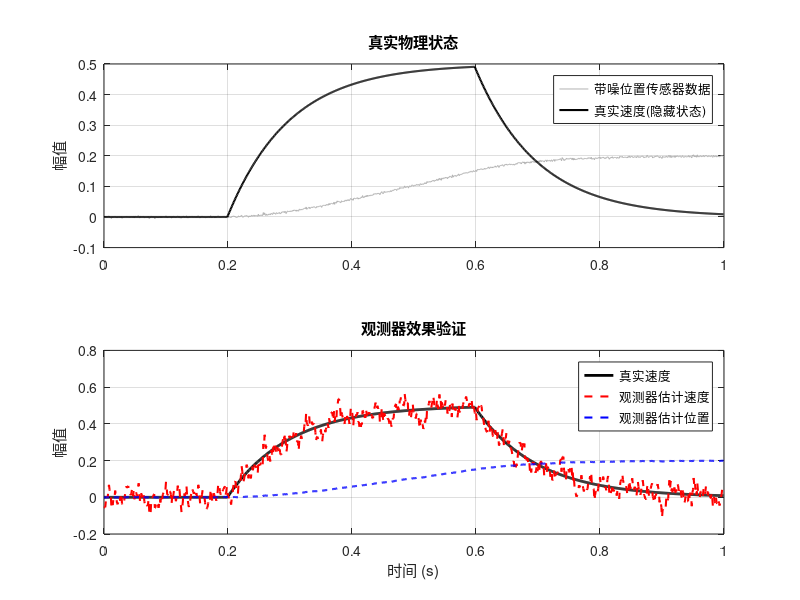
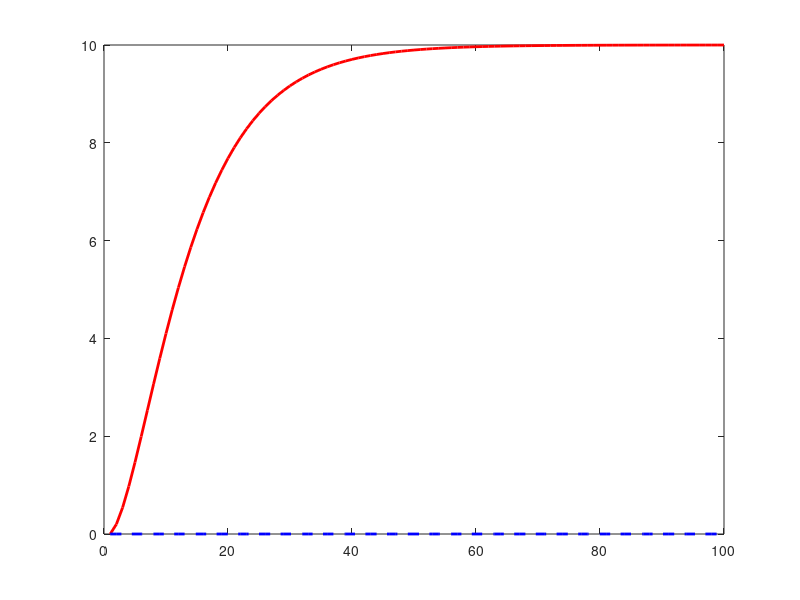

The MATLAB script that drew these images, in order: (Note: this script raises an error after producing the figures.)
%% *一、从微分方程到状态观测器*
% _*1.什么是状态空间？*_
% 在《信号与系统》中，我们习惯用传递函数$H(s)$ 来描述系统。
% 
% $$$ \frac{Y(s)}{U(s)} = \frac{1}{s^2 + 2s + 1} $$$ 
% 
% 这是一个黑盒模型：如果你给它输入 $U$，它吐出输出 $Y$。但盒子内部发生了什么？我们不知道。
% 
% 状态空间 (State Space)是白盒模型。 它认为：系统之所以能动，是因为内部有一些“变量”在随时间变化。这些变量叫状态 (State)。
% 
% *以牛顿第二定律举例：* 
% 
% 假设你推一个质量 $m=1$ 的滑块。力是输入 $u$，位置是输出 $y$。 根据牛顿第二定律公式：$$F = ma \Rightarrow u = 
% \ddot{y}$$。我们可以选两个内部变量（状态）： 
%% 
% * 位置：$x_1 = y$ 
% * 速度：$x_2 = \dot{y}$
%% 
% 现在，我们把二阶微分方程$$u = \ddot{y}$$拆成两个一阶微分方程：
%% 
% * 状态1的变化率（位置的导数）： $\dot{x}_1 = x_2$ （速度）
% * 状态2的变化率（速度的导数）： $\dot{x}_2 = u/m = u$ （加速度）
%% 
% 把它写成矩阵形式：
% 
% $$ \left[ \begin{array}{c} \dot{x}_1 \\ \dot{x}_2 \end{array} \right] = \left[ 
% \begin{array}{cc} 0 & 1 \\ 0 & 0 \end{array} \right] \left[ \begin{array}{c} 
% x_1 \\ x_2 \end{array} \right] + \left[ \begin{array}{c} 0 \\ 1 \end{array} 
% \right] u $$
% 
% $$ y = \left[ \begin{array}{cc} 1 & 0 \end{array} \right] \left[ \begin{array}{c} 
% x_1 \\ x_2 \end{array} \right] $$
% 
% 这就是状态空间的标准形式：
%  $$$ \dot{x} = Ax + Bu $$$
%  $$$ y = Cx + Du $$$
%% 
% * *A (系统矩阵)*：描述系统内部状态如何互相影响（比如速度改变位置）。
% * *B (输入矩阵)*：描述输入$$u$ $如何改变状态（力改变速度）。
% * *C (输出矩阵)*：描述我们能用传感器看到什么（只能看到位置 $x_1$）。
% * *D (前馈矩阵)*：描述输入$$u$ $是否能*瞬间*直接改变输出$ $y$$。
%% 
% 在机器人位置/速度控制中，由于存在物理惯性，输入电压无法让位置/速度瞬间突变，因此通常$ $D = 0$$，此类系统称为严格真系统(Strictly 
% Proper System)。
% 
% 只有在测量加速度或纯电路系统中（输入量对于输出量没有积分环节 是纯增益系统/直接耦合系统），$$D$ $才可能不为 0。
% _2.为什么需要观测器？(Observer)_
% 在机器人控制中，我们经常遇到一个尴尬的局面：
%% 
% * 我们需要什么：为了控制得稳，我们需要全状态反馈，也就是既要知道位置 $x_1$，也要知道速度 $x_2$。
% * 我们有什么：为了省钱或空间，我们只有位置传感器（编码器），也就是我们只知道 $y=x_1$。
%% 
% *对位置直接求导来得到速度有什么问题呢？*
% 
% $v = (y_{new} - y_{old}) / \Delta t$。 
% 
% 在工程中，微分会极大地放大噪声。如果位置传感器信息产生抖动，算出来的速度会极其吓人。
% 
% 为了解决上述问题，我们引入观测器 (Observer)：一个基于数学的系统模型。还是以电机速度为例，我们的观测器进行以下两个步骤：
%% 
% * 预测：观测器根据刚才的 $A, B$ 矩阵，预测电机位置
% * 校正：将计算得到的预测位置和真实传感器位置进行。 如果不一样，那么根据这个误差，按比例修正观测器的猜测。
%% *二、观测器的数学原理*
% _*1.观测器方程*_
% 设 $\hat{x}$ (”你头顶怎么尖尖的“) 为我们估计的状态，观测器方程如下：
%  $$$ \dot{\hat{x}} = \underbrace{A\hat{x} + Bu}_{\text{纯模型推算}} + \underbrace{L(y - C\hat{x})}_{\text{误差校正项}} $$$
%% 
% * $y$：真实测到的位置
% * $C\hat{x}$：我们要估计的位置
% * $(y - C\hat{x})$：估计误差
% * $$L$$：观测器增益矩阵
%% 
% $L$ 越大：越相信传感器，校正越快，但噪声越大。 
% 
% $L$ 越小：越相信模型，越平滑，但如果模型不准，误差会很大。
% 
% _可以看出，这类观测器采用了模型预测 + 输出误差反馈的标准形式。其中L根据人为指定的观测器收敛速度计算得到，具有这种设计思路的观测器我们称之为*龙伯格观测器(Luenberger 
% Observer)。*他还有一个孪生兄弟，根据噪声统计得到最优估计，那种观测器叫做卡尔曼滤波器(Kalman Filter)，_
% _*2.利用位置传感器观测速度*_
% 让我们设计一个观测器，在只有“位置数据”的情况下，把“速度”找回来。
% 
% 使用_*极点配置法 (Pole Placemen_t)* 来计算增益$ $L$$

clear; clc; close all;

% 1. 建立模型 (简单的旋转电机)
% x1 = 角度 (rad), x2 = 角速度 (rad/s)
% 物理参数
J = 0.01;   % 转动惯量
b = 0.1;    % 阻尼 (摩擦力)
K = 0.01;   % 力矩常数

% 矩阵定义
A = [0, 1; 
     0, -b/J]; % 系统矩阵：角度导数是速度，速度导数受阻尼影响
B = [0; 
     K/J];     % 输入矩阵：u 是电压，产生力矩
C = [1, 0];    % 输出矩阵：我们只能观测到 x1 (角度)
D = 0;

% 2. 离散化 (Discretize)
% 单片机是数字系统，我们把连续的微分方程变成差分方程
Fs = 1000;          % 采样频率 1000Hz
Ts = 1/Fs;          % 采样时间 0.001s
sys_c = ss(A, B, C, D);
sys_d = c2d(sys_c, Ts, 'zoh'); % 转换为离散系统
[Ad, Bd, Cd, Dd] = ssdata(sys_d);

% 3. 设计观测器增益 L (Pole Placement)
% 我们需要决定观测器收敛得有多快。
% 规则：观测器的极点应该比系统本身的极点快 2~5 倍。

system_poles = eig(Ad); % 看看系统原本有多快
disp('系统固有极点:'); disp(system_poles);

% 我们把观测器极点配置得更靠近原点 (在z域，越近原点收敛越快)
desired_poles = [0.9, 0.85]; 

% 计算增益 L
% place 函数是自动控制原理中计算反馈增益的神器 极点配置法
% 公式对应：eig(Ad - L*Cd) = desired_poles
L = place(Ad', Cd', desired_poles)'; 

disp('计算出的观测器增益 L:'); disp(L);
% 我们模拟 1 秒钟的过程
steps = 1000;
t = (0:steps-1) * Ts;

% 初始化
x_true = [0; 0];     % 真实状态 (上帝视角)
x_est  = [0; 0];     % 观测器估计状态 (你的算法视角)
u = 0;               % 输入电压

% 记录数据用于画图
history_v_true = zeros(1, steps);
history_x_est  = zeros(1, steps);
history_v_est  = zeros(1, steps);
history_pos    = zeros(1, steps);

for k = 1:steps
    % --- 生成输入信号 ---
    % 0.2秒时给一个 5V 电压，0.6秒时撤销
    if k > 200 && k < 600
        u = 5;
    else
        u = 0;
    end
    
    % --- 1. 模拟真实物理世界 (Plant) ---
    % 真实系统根据物理定律演变
    x_true = Ad * x_true + Bd * u;
    
    % 模拟传感器 (加一点点噪声！)
    % 这是观测器最厉害的地方：哪怕有噪声，也能算准
    noise = 0.002 * randn(); 
    y_sensor = Cd * x_true + noise; 
    
    % --- 2. 观测器算法 (Algorithm) ---
    % 这一步就是你会写进单片机 C 代码里的逻辑
    
    % Step A: 算出估计的传感器值
    y_est = Cd * x_est;
    
    % Step B: 算出误差
    error = y_sensor - y_est;
    
    % Step C: 更新估计状态 (预测 + 校正)
    x_est = Ad * x_est + Bd * u + L * error;
    
    % --- 3. 记录数据 ---
    history_v_true(k) = x_true(2); % 真实速度
    history_x_est(k)  = x_est(1);  % 估计位置 ？？
    history_v_est(k)  = x_est(2);  % 估计速度
    history_pos(k)    = y_sensor;  % 测量到的位置
end

figure('Color', 'w');

subplot(2,1,1);
plot(t, history_pos, 'Color', [0.7 0.7 0.7]); hold on;
plot(t, history_v_true, 'k', 'LineWidth', 1.5);
title('真实物理状态');
legend('带噪位置传感器数据', '真实速度(隐藏状态)');
ylabel('幅值'); grid on;

subplot(2,1,2);
plot(t, history_v_true, 'k', 'LineWidth', 2); hold on;
plot(t, history_v_est, 'r--', 'LineWidth', 1.5);
plot(t, history_x_est, 'b--', 'LineWidth', 1.5);
title('观测器效果验证');
legend('真实速度', '观测器估计速度','观测器估计位置');
xlabel('时间 (s)'); ylabel('幅值');
grid on;
%% 
% 仔细观察第二张图： 1. 红色虚线（估计值）在 0.2 秒电机启动瞬间，迅速追上了黑色实线（真实值）。 2. 尽管传感器位置数据（第一张图的灰线）有噪声，但观测出来的速度非常平滑。
% 
% 这就是观测器的魔力：利用物理模型 $A, B$ 和反馈矩阵 $L$，在只有位置传感器的情况下， “观察”出了原本看不见的速度。
%% *三、观测器应用的深层剖析*
% 疑问是：传感器 $y$ 给的是位置，我的误差 $(y - \hat{y})$ 也是位置误差。 为什么这个“位置误差”能用来修正“速度”呢？
% 
% 答案藏在矩阵 $A$ 和增益 $L$ 的耦合关系里。
% _1. 矩阵方程_
% 我们的观测器方程是向量形式： $$ \dot{\hat{x}} = A\hat{x} + Bu + L(y - C\hat{x}) $$
% 
% 让我们把它拆成两个标量方程（假设 $x_1$ 是位置，$$x_2$$ 是速度）。
%% 
% * 系统矩阵 $A = \left[ \begin{array}{cc} 0 & 1 \\ 0 & 0 \end{array} \right]$ （简化模型，忽略阻尼）
% * 增益矩阵 $L = \left[ \begin{array}{c} l_1 \\ l_2 \end{array} \right]$ （注意 $L$ 
% 有两个元素）
%% 
% 展开后的方程组如下：
% 
% 方程 (1) 估计位置的变化率：
% 
% $$$ \dot{\hat{x}}_1 = \hat{x}_2 + l_1 \cdot (y - \hat{x}_1) $$$
% 
% 方程 (2) 估计速度的变化率： 
% 
% $$$ \dot{\hat{x}}_2 = 0 + \frac{1}{J}u + l_2 \cdot (y - \hat{x}_1) $$$
% 
% 
% 
% $\dot{\hat{x}}_2$ 是加速度（速度的导数）。$(y - \hat{x}_1)$ 是位置误差（真实位置 - 估计位置）。
% 
% _通过参数_ $l_1$_，我们利用位置误差修正了对速度的估计_
% 
% _通过参数_ $l_2$_，我们利用位置误差修正了对加速度的估计_
% _2. 直观的物理逻辑推演_
% 想象一下，观测器（影子）正在追赶真实电机（真身）。
% 
% 场景一：影子落后了
%% 
% * 1.  现状：真实位置 $y = 100$，估计位置 $\hat{x}_1 = 90$。 
% * 2.  误差：$$Error = 100 - 90 = 10$$ （正数）。
% * 3.  对速度的修正（看方程2）：  $$ \dot{\hat{x}}_2 = \dots + l_2 \cdot 10 $$ 这相当于给影子的加速度猛踩了一脚油门！
% * 4.  结果：影子的速度$\hat{x}_2$ 开始飙升。 
% * 5.  连锁反应（看方程1）：速度 $\hat{x}_2$ 变快了，影子的位置 $\hat{x}_1$ 跑得更快，迅速追上真身。
%% 
% 场景二：影子跑超了
%% 
% * 1.  现状：真实位置 $y = 100$，估计位置 $\hat{x}_1 = 110$。 
% * 2.  误差：$$Error = -10$$ （负数）。 
% * 3.  对速度的修正：  $$ \dot{\hat{x}}_2 = \dots + l_2 \cdot (-10) $$ 这相当于给影子的加速度踩了一脚刹车！ 
% * 4.  结果：影子的速度 $\hat{x}_2$ 迅速下降，甚至变成负数（倒车）。 
% * 5.  连锁反应：影子慢下来，等待真身追上来。
% _3. L矩阵的作用_
% 增益矩阵 $L = [l_1; l_2]$ 扮演了两个角色：
%% 
% * $$l_1$$ (位置校正增益)： 直接把位置误差加到位置变化率上。作用是“拽”着影子往真身靠，类似于比例控制 (P)。
% * $$l_2$ $(速度校正增益)：  这是最神奇的地方。它隐含了一个逻辑：  *“*如果我的位置猜错了，那一定是因为我刚才的速度猜错了。”所以，利用位置误差去修正速度是合理的。
%% 
% 这就是为什么观测器能算出速度：它利用位置误差的历史积累，不断反推并修正速度变量，直到位置误差归零时，速度也就自然对齐了。
% _4. MATLAB 验证：l2 对速度估计的影响_
% 让我们做一个小实验，把 l2 设为 0，看看还能不能估计出速度。

% 简单模型
A = [0 1; 0 0]; B = [0; 1]; C = [1 0]; D = 0;
Ts = 0.01;
sys = c2d(ss(A,B,C,D), Ts, 'zoh');
[Ad, Bd, Cd, Dd] = ssdata(sys);

% --- 实验 A: 正常的观测器 (L1, L2 都有值) ---
L_normal = place(Ad', Cd', [0.90, 0.80])'; 

% --- 实验 B: 只有位置校正，没有速度校正 (L2 = 0) ---
L_broken = L_normal; 
L_broken(2) = 0; % 强行切断速度修正通路！

% 仿真
steps = 100;
x_true = [0; 10]; % 真实电机在以 10 的速度匀速转动
x_est_A = [0; 0]; % 观测器A 从 0 开始猜
x_est_B = [0; 0]; % 观测器B 从 0 开始猜

log_v_A = [];
log_v_B = [];

for k = 1:steps
    y = Cd * x_true; % 测量位置
    
    % 更新真实状态
    x_true = Ad * x_true;
    
    % 更新观测器 A (正常)
    y_hat_A = Cd * x_est_A;
    x_est_A = Ad * x_est_A + L_normal * (y - y_hat_A);
    
    % 更新观测器 B (L2=0)
    y_hat_B = Cd * x_est_B;
    x_est_B = Ad * x_est_B + L_broken * (y - y_hat_B);
    
    log_v_A(end+1) = x_est_A(2);
    log_v_B(end+1) = x_est_B(2);
end

figure('Color', 'w');
plot(log_v_A, 'r', 'LineWidth', 2); hold on;
plot(log_v_B, 'b--', 'LineWidth', 2);
yline(10, 'k', '真实速度');
legend('L2正常 (能估计出速度)', 'L2=0 (速度估计永远为0)');
title('如果切断 L2，观测器就废了');
grid on;
% _5. 观测器位置估计 x1_hat 的价值_
% 本实验模拟一个低分辨率编码器，观察 x1_hat 如何消除“量化噪声”。

% --- 1. 系统定义 ---
% 简单一阶积分模型：速度 -> 位置
% x = [位置] (这里为了简单，假设我们直接控制速度，只观测位置)
A = 0; B = 1; C = 1; D = 0; 
Ts = 0.001; % 1ms
sys = c2d(ss(A,B,C,D), Ts, 'zoh');
[Ad, Bd, Cd, ~] = ssdata(sys);

% --- 2. 设计观测器 ---
% 极点配置在 0.8 (比较平滑)
L = place(Ad', Cd', 0.8)';

% --- 3. 仿真设置 ---
steps = 500;
t = (0:steps-1)*Ts;

x_true = 0;       % 真实位置 (浮点数，无限精度)
x_est = 0;        % 观测器估计位置
u = 10;           % 恒定速度输入 10 rad/s

% 模拟一个低分辨率编码器
% 假设分辨率是 0.5 rad (非常粗糙，为了让效果明显)
quantization_step = 0.5; 

log_pos_true = [];
log_pos_sensor = [];
log_pos_est = [];

for k = 1:steps
    % 1. 真实物理世界
    x_true = Ad * x_true + Bd * u;
    
    % 2. 糟糕的传感器 (加入量化效应)
    % round() 函数模拟了编码器的“取整”特性
    y_sensor = round(x_true / quantization_step) * quantization_step;
    
    % 3. 观测器更新
    y_hat = Cd * x_est;
    x_est = Ad * x_est + Bd * u + L * (y_sensor - y_hat);
    
    % 4. 记录
    log_pos_true(end+1) = x_true;
    log_pos_sensor(end+1) = y_sensor;
    log_pos_est(end+1) = x_est;
end

% --- 4. 绘图对比 ---
figure('Color', 'w');
plot(t, log_pos_true, 'k', 'LineWidth', 2); hold on;
plot(t, log_pos_sensor, 'b-', 'LineWidth', 1); 
plot(t, log_pos_est, 'r--', 'LineWidth', 2);

legend('真实位置 (上帝视角)', '传感器读数 (台阶状/量化噪声)', '观测器 x1 (平滑重建)');
title(['观测器 x1 对量化噪声的平滑效果 (L=' num2str(L) ')']);
xlabel('时间 (s)'); ylabel('位置 (rad)');
grid on;

% 画一个局部放大图
axes('Position',[.6 .2 .25 .25]);
box on; 
plot(t(200:250), log_pos_true(200:250), 'k'); hold on;
plot(t(200:250), log_pos_sensor(200:250), 'b-');
plot(t(200:250), log_pos_est(200:250), 'r--');
title('局部放大');
%% 
% _*使用*_$ $\hat{x}_1$ $_*替代位置传感器数据的优点*_
% 
% 消除量化噪声 (Quantization Noise)：这是$ $\hat{x}_1$ $最直观的用处。
%% 
% * 传感器痛点：真实的编码器是有分辨率的。比如 12位编码器，它读出来的数是“台阶状”的（0, 1, 1, 1, 2, 2...），不是连续的光滑曲线。
% * $ $\hat{x}_1$ $ 的优势：因为模型是连续积分的，观测器算出来的$ $\hat{x}_1$ $是浮点数，它会平滑地切过这些台阶，还原出物体真实的运动轨迹。
%% 
% 填补时间空隙 (Inter-sample Estimation)
%% 
% * 场景：假设你的传感器只有 500Hz（2ms 更新一次），但你的控制回路跑在 1000Hz（1ms 一次）。
% * 痛点：在传感器没更新的那 1ms 里，你该用什么位置做控制？如果沿用旧值，系统会顿挫。
% * $ $\hat{x}_1$ $的优势：观测器每时每刻都在根据模型跑预测。在传感器还没发来新数据时，观测器已经算出了“这一毫秒”机器人应该在哪。这叫预测/插值。
%% 
% 解决传输丢包/故障
%% 
% * 场景：如果 CAN 总线拥堵，某一帧位置数据丢了。
% * 痛点：直接用 $y$ 可能会读到 0 或者卡在上一帧不动。
% * $ $\hat{x}_1$ $的优势：观测器具有惯性。即使这一帧没数据，它依然会根据之前的速度继续推演下一刻的位置。这极大地提高了系统的鲁棒性。
%% 
% _*使用*_$ $\hat{x}_1$ $_*替代位置传感器数据的代价*_
% 
% 相位滞后 (Phase Lag)。
%% 
% * 滤波器本质：观测器本质上是一个低通滤波器。凡是滤波，必有延迟。
% * 后果：真实位置到了 100 度。$ $\hat{x}_1$ $可能才算到 99.5 度。这微小的滞后，在低频时没问题，但在高频高动态（比如电机急停急转）时，会导致相位裕度下降，系统变“软”，甚至震荡。
%% 
% 工程法则：
%% 
% * 如果你的观测器带宽配置得够高（$$L$ $比较大，响应快），$ $\hat{x}_1$ $ 的滞后可以忽略不计，推荐使用$ $\hat{x}_1$ 
% $做反馈。
% * 如果你追求极致的刚性（响应极快），或者观测器调得比较慢，建议用原始数据$ $y$ $做位置环反馈，只用 $ $\hat{x}_2$ $ 做速度环反馈。
%% 
% _*笔者：卢俊烨*_
% _*日期：2025.12.02*_
% _*https://github.com/yagami-light7*_
% 
%